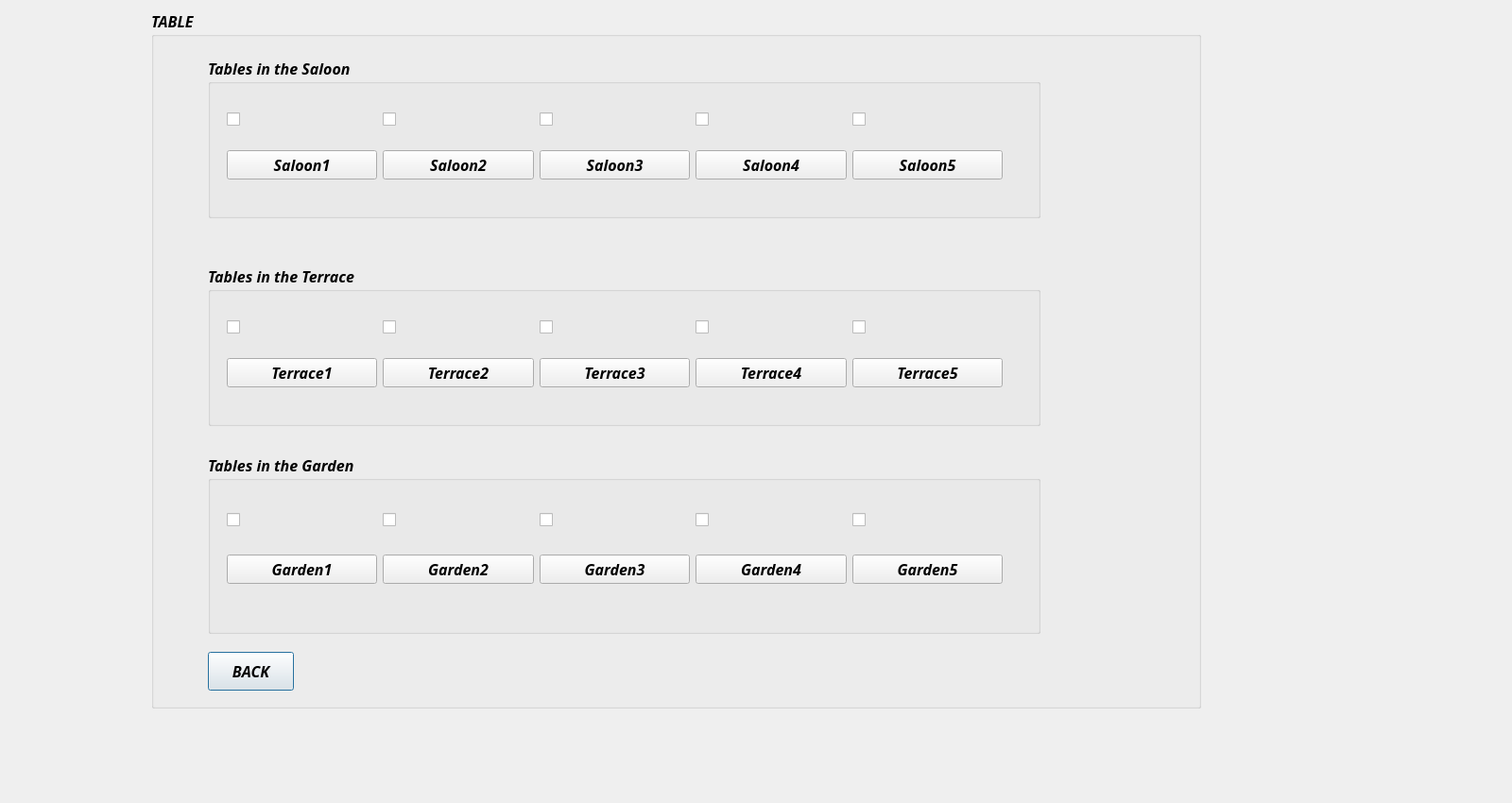
<?xml version="1.0" encoding="UTF-8"?>
<ui version="4.0">
 <class>Table</class>
 <widget class="QDialog" name="Table">
  <property name="geometry">
   <rect>
    <x>0</x>
    <y>0</y>
    <width>1600</width>
    <height>850</height>
   </rect>
  </property>
  <property name="windowTitle">
   <string>Dialog</string>
  </property>
  <widget class="QGroupBox" name="groupBox_4">
   <property name="geometry">
    <rect>
     <x>160</x>
     <y>10</y>
     <width>1111</width>
     <height>740</height>
    </rect>
   </property>
   <property name="font">
    <font>
     <family>Perpetua Titling MT</family>
     <pointsize>12</pointsize>
     <italic>true</italic>
     <bold>true</bold>
    </font>
   </property>
   <property name="title">
    <string>TABLE</string>
   </property>
   <widget class="QPushButton" name="back_pushButton">
    <property name="geometry">
     <rect>
      <x>60</x>
      <y>680</y>
      <width>91</width>
      <height>41</height>
     </rect>
    </property>
    <property name="text">
     <string>BACK</string>
    </property>
   </widget>
   <widget class="QGroupBox" name="groupBox_3">
    <property name="geometry">
     <rect>
      <x>60</x>
      <y>470</y>
      <width>881</width>
      <height>191</height>
     </rect>
    </property>
    <property name="font">
     <font>
      <family>Perpetua Titling MT</family>
      <pointsize>12</pointsize>
      <italic>true</italic>
      <bold>true</bold>
     </font>
    </property>
    <property name="title">
     <string>Tables in the Garden</string>
    </property>
    <widget class="QWidget" name="layoutWidget_2">
     <property name="geometry">
      <rect>
       <x>20</x>
       <y>40</y>
       <width>821</width>
       <height>121</height>
      </rect>
     </property>
     <layout class="QVBoxLayout" name="verticalLayout_3">
      <item>
       <layout class="QHBoxLayout" name="horizontalLayout_6">
        <item>
         <widget class="QCheckBox" name="g2_checkBox">
          <property name="text">
           <string/>
          </property>
         </widget>
        </item>
        <item>
         <widget class="QCheckBox" name="g1_checkBox">
          <property name="text">
           <string/>
          </property>
         </widget>
        </item>
        <item>
         <widget class="QCheckBox" name="g3_checkBox">
          <property name="text">
           <string/>
          </property>
         </widget>
        </item>
        <item>
         <widget class="QCheckBox" name="g4_checkBox">
          <property name="text">
           <string/>
          </property>
         </widget>
        </item>
        <item>
         <widget class="QCheckBox" name="g5_checkBox">
          <property name="text">
           <string/>
          </property>
         </widget>
        </item>
       </layout>
      </item>
      <item>
       <layout class="QHBoxLayout" name="horizontalLayout">
        <item>
         <widget class="QPushButton" name="g1_pushButton">
          <property name="text">
           <string>Garden1</string>
          </property>
         </widget>
        </item>
        <item>
         <widget class="QPushButton" name="g2_pushButton">
          <property name="text">
           <string>Garden2</string>
          </property>
         </widget>
        </item>
        <item>
         <widget class="QPushButton" name="g3_pushButton">
          <property name="text">
           <string>Garden3</string>
          </property>
         </widget>
        </item>
        <item>
         <widget class="QPushButton" name="g4_pushButton">
          <property name="text">
           <string>Garden4</string>
          </property>
         </widget>
        </item>
        <item>
         <widget class="QPushButton" name="g5_pushButton">
          <property name="text">
           <string>Garden5</string>
          </property>
         </widget>
        </item>
       </layout>
      </item>
     </layout>
    </widget>
   </widget>
   <widget class="QGroupBox" name="groupBox_2">
    <property name="geometry">
     <rect>
      <x>60</x>
      <y>270</y>
      <width>881</width>
      <height>171</height>
     </rect>
    </property>
    <property name="title">
     <string>Tables in the Terrace</string>
    </property>
    <widget class="QWidget" name="layoutWidget_3">
     <property name="geometry">
      <rect>
       <x>20</x>
       <y>40</y>
       <width>821</width>
       <height>111</height>
      </rect>
     </property>
     <layout class="QVBoxLayout" name="verticalLayout_2">
      <item>
       <layout class="QHBoxLayout" name="horizontalLayout_5">
        <item>
         <widget class="QCheckBox" name="t1_checkBox">
          <property name="text">
           <string/>
          </property>
         </widget>
        </item>
        <item>
         <widget class="QCheckBox" name="t2_checkBox">
          <property name="text">
           <string/>
          </property>
         </widget>
        </item>
        <item>
         <widget class="QCheckBox" name="t3_checkBox">
          <property name="text">
           <string/>
          </property>
         </widget>
        </item>
        <item>
         <widget class="QCheckBox" name="t4_checkBox">
          <property name="text">
           <string/>
          </property>
         </widget>
        </item>
        <item>
         <widget class="QCheckBox" name="t5_checkBox">
          <property name="text">
           <string/>
          </property>
         </widget>
        </item>
       </layout>
      </item>
      <item>
       <layout class="QHBoxLayout" name="horizontalLayout_2">
        <item>
         <widget class="QPushButton" name="t1_pushButton">
          <property name="text">
           <string>Terrace1</string>
          </property>
         </widget>
        </item>
        <item>
         <widget class="QPushButton" name="t2_pushButton">
          <property name="text">
           <string>Terrace2</string>
          </property>
         </widget>
        </item>
        <item>
         <widget class="QPushButton" name="t3_pushButton">
          <property name="text">
           <string>Terrace3</string>
          </property>
         </widget>
        </item>
        <item>
         <widget class="QPushButton" name="t4_pushButton">
          <property name="text">
           <string>Terrace4</string>
          </property>
         </widget>
        </item>
        <item>
         <widget class="QPushButton" name="t5_pushButton">
          <property name="text">
           <string>Terrace5</string>
          </property>
         </widget>
        </item>
       </layout>
      </item>
     </layout>
    </widget>
   </widget>
   <widget class="QGroupBox" name="groupBox">
    <property name="geometry">
     <rect>
      <x>60</x>
      <y>50</y>
      <width>881</width>
      <height>171</height>
     </rect>
    </property>
    <property name="title">
     <string>Tables in the Saloon</string>
    </property>
    <widget class="QWidget" name="layoutWidget">
     <property name="geometry">
      <rect>
       <x>20</x>
       <y>40</y>
       <width>821</width>
       <height>111</height>
      </rect>
     </property>
     <layout class="QVBoxLayout" name="verticalLayout">
      <item>
       <layout class="QHBoxLayout" name="horizontalLayout_4">
        <item>
         <widget class="QCheckBox" name="s1_checkBox">
          <property name="text">
           <string/>
          </property>
         </widget>
        </item>
        <item>
         <widget class="QCheckBox" name="s2_checkBox">
          <property name="text">
           <string/>
          </property>
         </widget>
        </item>
        <item>
         <widget class="QCheckBox" name="s3_checkBox">
          <property name="text">
           <string/>
          </property>
         </widget>
        </item>
        <item>
         <widget class="QCheckBox" name="s4_checkBox">
          <property name="text">
           <string/>
          </property>
         </widget>
        </item>
        <item>
         <widget class="QCheckBox" name="s5_checkBox">
          <property name="text">
           <string/>
          </property>
         </widget>
        </item>
       </layout>
      </item>
      <item>
       <layout class="QHBoxLayout" name="horizontalLayout_3">
        <item>
         <widget class="QPushButton" name="s1_pushButton">
          <property name="text">
           <string>Saloon1</string>
          </property>
         </widget>
        </item>
        <item>
         <widget class="QPushButton" name="s2_pushButton">
          <property name="text">
           <string>Saloon2</string>
          </property>
         </widget>
        </item>
        <item>
         <widget class="QPushButton" name="s3_pushButton">
          <property name="text">
           <string>Saloon3</string>
          </property>
         </widget>
        </item>
        <item>
         <widget class="QPushButton" name="s4_pushButton">
          <property name="text">
           <string>Saloon4</string>
          </property>
         </widget>
        </item>
        <item>
         <widget class="QPushButton" name="s5_pushButton">
          <property name="text">
           <string>Saloon5</string>
          </property>
         </widget>
        </item>
       </layout>
      </item>
     </layout>
    </widget>
   </widget>
  </widget>
 </widget>
 <resources/>
 <connections/>
</ui>
